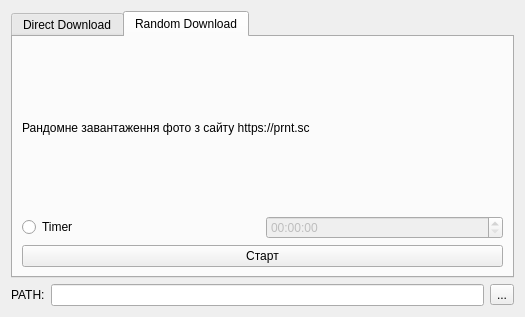
<?xml version="1.0" encoding="UTF-8"?>
<ui version="4.0">
 <class>Form</class>
 <widget class="QWidget" name="Form">
  <property name="geometry">
   <rect>
    <x>0</x>
    <y>0</y>
    <width>525</width>
    <height>317</height>
   </rect>
  </property>
  <property name="windowTitle">
   <string>Random finder</string>
  </property>
  <layout class="QVBoxLayout" name="verticalLayout_3">
   <item>
    <widget class="QTabWidget" name="tabWidget">
     <property name="currentIndex">
      <number>1</number>
     </property>
     <widget class="QWidget" name="tab">
      <attribute name="title">
       <string>Direct Download</string>
      </attribute>
      <layout class="QVBoxLayout" name="verticalLayout_2">
       <item>
        <layout class="QVBoxLayout" name="verticalLayout">
         <item>
          <widget class="QLabel" name="label_3">
           <property name="text">
            <string>Введіть 6 рандомних символів: </string>
           </property>
          </widget>
         </item>
         <item>
          <widget class="QLineEdit" name="lineEdit">
           <property name="inputMask">
            <string/>
           </property>
           <property name="text">
            <string/>
           </property>
           <property name="maxLength">
            <number>6</number>
           </property>
           <property name="placeholderText">
            <string>7i55rw</string>
           </property>
           <property name="cursorMoveStyle">
            <enum>Qt::VisualMoveStyle</enum>
           </property>
          </widget>
         </item>
         <item>
          <widget class="QPushButton" name="pushButton">
           <property name="text">
            <string>Скачать</string>
           </property>
          </widget>
         </item>
        </layout>
       </item>
      </layout>
     </widget>
     <widget class="QWidget" name="tab_2">
      <attribute name="title">
       <string>Random Download</string>
      </attribute>
      <layout class="QVBoxLayout" name="verticalLayout_4">
       <item>
        <widget class="QLabel" name="label_2">
         <property name="text">
          <string>Рандомне завантаження фото з сайту https://prnt.sc</string>
         </property>
        </widget>
       </item>
       <item>
        <layout class="QGridLayout" name="gridLayout_2">
         <item row="0" column="1">
          <widget class="QTimeEdit" name="timeEdit">
           <property name="enabled">
            <bool>false</bool>
           </property>
          </widget>
         </item>
         <item row="0" column="0">
          <widget class="QRadioButton" name="radioButton">
           <property name="text">
            <string>Timer</string>
           </property>
          </widget>
         </item>
        </layout>
       </item>
       <item>
        <widget class="QPushButton" name="pushButton_2">
         <property name="text">
          <string>Старт</string>
         </property>
        </widget>
       </item>
      </layout>
     </widget>
    </widget>
   </item>
   <item>
    <layout class="QGridLayout" name="gridLayout">
     <item row="0" column="0">
      <widget class="QLabel" name="label">
       <property name="text">
        <string>PATH:</string>
       </property>
      </widget>
     </item>
     <item row="0" column="2">
      <widget class="QToolButton" name="toolButton">
       <property name="text">
        <string>...</string>
       </property>
      </widget>
     </item>
     <item row="0" column="1">
      <widget class="QLineEdit" name="lineEdit_2"/>
     </item>
    </layout>
   </item>
  </layout>
 </widget>
 <resources/>
 <connections>
  <connection>
   <sender>radioButton</sender>
   <signal>clicked(bool)</signal>
   <receiver>timeEdit</receiver>
   <slot>setEnabled(bool)</slot>
   <hints>
    <hint type="sourcelabel">
     <x>140</x>
     <y>187</y>
    </hint>
    <hint type="destinationlabel">
     <x>384</x>
     <y>187</y>
    </hint>
   </hints>
  </connection>
 </connections>
</ui>
